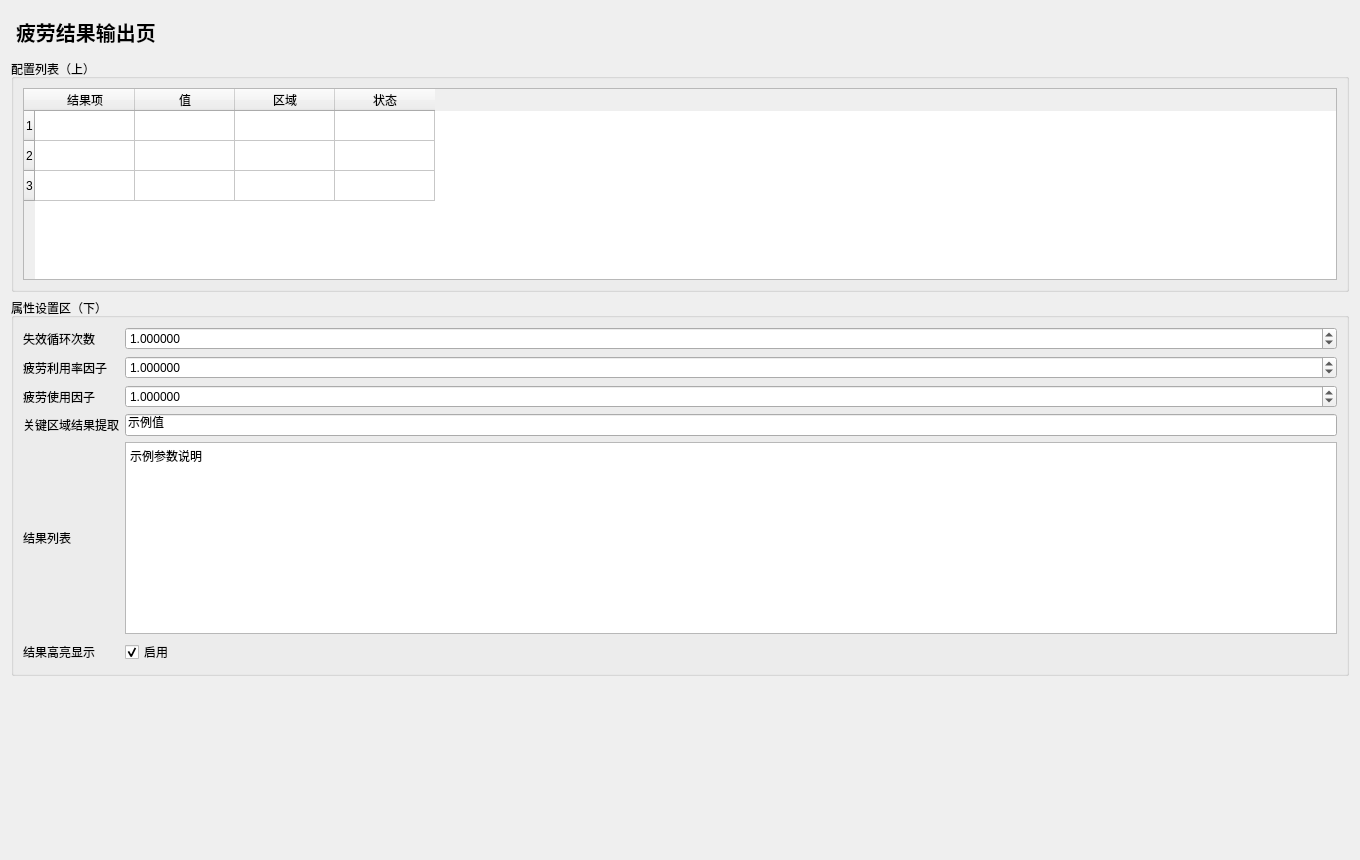
<?xml version="1.0" encoding="UTF-8"?>
<ui version="4.0">
 <class>FatigueResultOutputPage</class>
 <widget class="QWidget" name="FatigueResultOutputPage">
  <property name="geometry"><rect><x>0</x><y>0</y><width>1360</width><height>860</height></rect></property>
  <layout class="QVBoxLayout" name="rootLayout">
   <item><widget class="QLabel" name="titleLabel"><property name="styleSheet"><string notr="true">font-size:20px;font-weight:700;padding:6px 0;</string></property><property name="text"><string>疲劳结果输出页</string></property></widget></item>
   <item>
    <widget class="QGroupBox" name="listGroup"><property name="title"><string>配置列表（上）</string></property>
     <layout class="QVBoxLayout" name="listLayout">
      <item><widget class="QTableWidget" name="configTable"><property name="rowCount"><number>3</number></property><property name="columnCount"><number>4</number></property>
          <column><property name="text"><string>结果项</string></property></column>
          <column><property name="text"><string>值</string></property></column>
          <column><property name="text"><string>区域</string></property></column>
          <column><property name="text"><string>状态</string></property></column>
      </widget></item>
     </layout>
    </widget>
   </item>
   <item>
    <widget class="QGroupBox" name="propertyGroup"><property name="title"><string>属性设置区（下）</string></property>
     <layout class="QGridLayout" name="propertyLayout">
            <item row="0" column="0"><widget class="QLabel" name="f1Label"><property name="text"><string>失效循环次数</string></property></widget></item>
            <item row="0" column="1"><widget class="QDoubleSpinBox" name="f1Double1"><property name="decimals"><number>6</number></property><property name="maximum"><double>1000000000.000000</double></property><property name="value"><double>1.000000</double></property></widget></item>
            <item row="1" column="0"><widget class="QLabel" name="f2Label"><property name="text"><string>疲劳利用率因子</string></property></widget></item>
            <item row="1" column="1"><widget class="QDoubleSpinBox" name="f2Double2"><property name="decimals"><number>6</number></property><property name="maximum"><double>1000000000.000000</double></property><property name="value"><double>1.000000</double></property></widget></item>
            <item row="2" column="0"><widget class="QLabel" name="f3Label"><property name="text"><string>疲劳使用因子</string></property></widget></item>
            <item row="2" column="1"><widget class="QDoubleSpinBox" name="f3Double3"><property name="decimals"><number>6</number></property><property name="maximum"><double>1000000000.000000</double></property><property name="value"><double>1.000000</double></property></widget></item>
            <item row="3" column="0"><widget class="QLabel" name="f4Label"><property name="text"><string>关键区域结果提取</string></property></widget></item>
            <item row="3" column="1"><widget class="QLineEdit" name="f4Line4"><property name="text"><string>示例值</string></property></widget></item>
            <item row="4" column="0"><widget class="QLabel" name="f5Label"><property name="text"><string>结果列表</string></property></widget></item>
            <item row="4" column="1"><widget class="QPlainTextEdit" name="f5Text5"><property name="plainText"><string>示例参数说明</string></property><property name="maximumHeight"><number>70</number></property></widget></item>
            <item row="5" column="0"><widget class="QLabel" name="f6Label"><property name="text"><string>结果高亮显示</string></property></widget></item>
            <item row="5" column="1"><widget class="QCheckBox" name="f6Check6"><property name="text"><string>启用</string></property><property name="checked"><bool>true</bool></property></widget></item>
     </layout>
    </widget>
   </item>
   <item>
    <spacer name="verticalSpacer">
     <property name="orientation"><enum>Qt::Vertical</enum></property>
     <property name="sizeHint" stdset="0"><size><width>20</width><height>40</height></size></property>
    </spacer>
   </item>
  </layout>
 </widget>
 <resources/>
 <connections/>
</ui>
